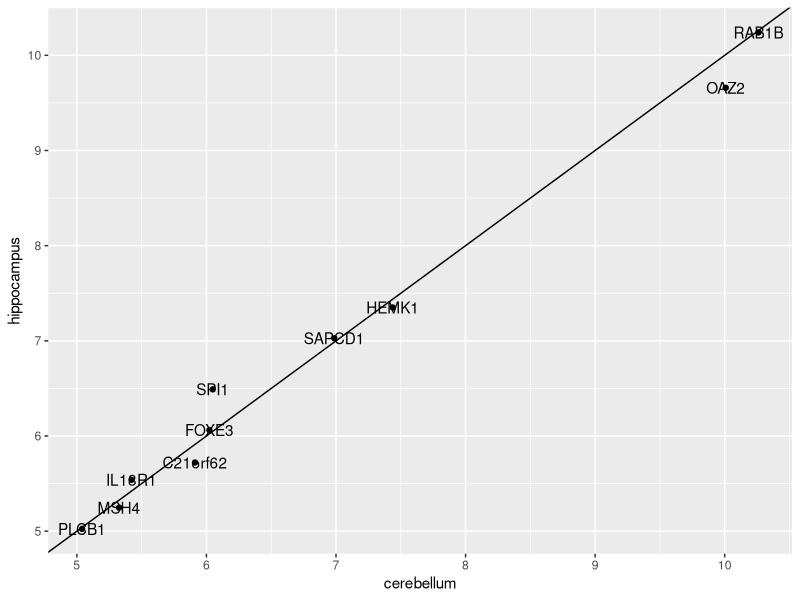
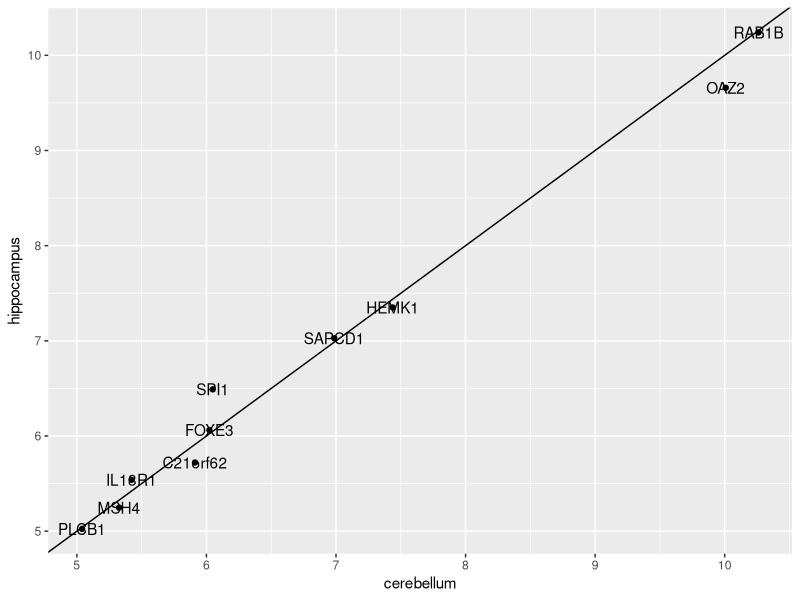
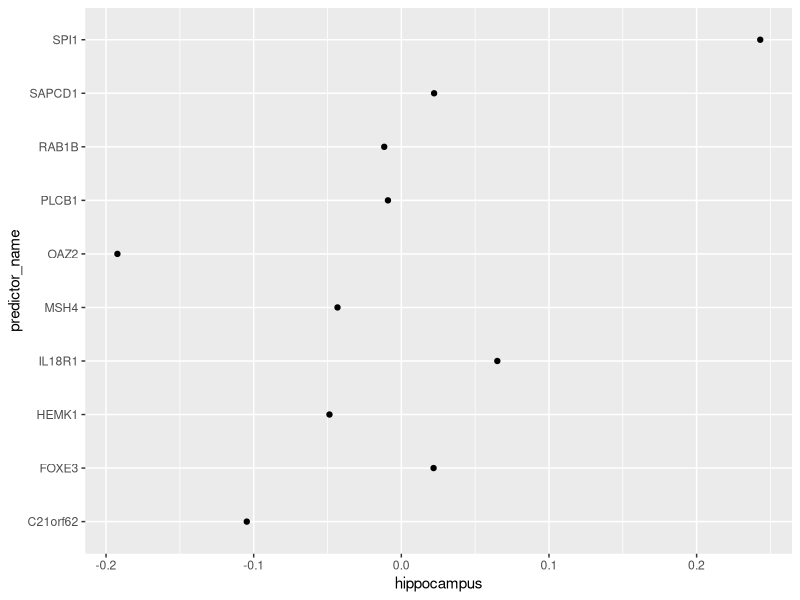
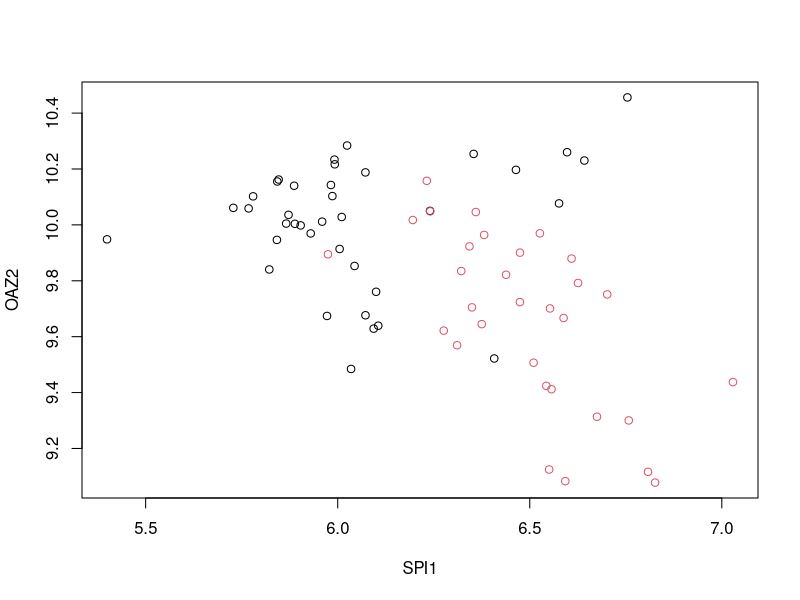

Here is the R script that generated these plots, in order:
#Generative Models
library(dslabs)
library(caret)
library(tidyverse)
data("tissue_gene_expression")

# set.seed(1993) #if using R 3.5 or earlier
set.seed(1993, sample.kind="Rounding") # if using R 3.6 or later
ind <- which(tissue_gene_expression$y %in% c("cerebellum", "hippocampus"))
y <- droplevels(tissue_gene_expression$y[ind])
x <- tissue_gene_expression$x[ind, ]
x <- x[, sample(ncol(x), 10)]

#Q1
#What is the accuracy? (LDA)
fit_lda <- train(x, y, method = "lda")
fit_lda$results["Accuracy"]

#Q2
#Which TWO genes appear to be driving the algorithm (i.e. the two genes with the highest means)?
t(fit_lda$finalModel$means) %>% data.frame() %>%
  mutate(predictor_name = rownames(.)) %>%
  ggplot(aes(cerebellum, hippocampus, label = predictor_name)) +
  geom_point() +
  geom_text() +
  geom_abline()

# predictor Name:
# - PLCB1
# - RAB1B [X]
# - MSH4
# - OAZ2 [X]
# - SPI1
# - SAPCD1
# - HEMK1

#Q3
#same as Q1, but with QDA Accuracy
library(dslabs)      
library(caret)
data("tissue_gene_expression")

set.seed(1993) #set.seed(1993, sample.kind="Rounding") if using R 3.6 or later
ind <- which(tissue_gene_expression$y %in% c("cerebellum", "hippocampus"))
y <- droplevels(tissue_gene_expression$y[ind])
x <- tissue_gene_expression$x[ind, ]
x <- x[, sample(ncol(x), 10)]

fit_qda <- train(x, y, method = "qda")
fit_qda$results["Accuracy"]

#Q4
#Which TWO genes drive the algorithm when using QDA instead of LDA (i.e. the two genes with the highest means)?
t(fit_qda$finalModel$means) %>% data.frame() %>%
  mutate(predictor_name = rownames(.)) %>%
  ggplot(aes(cerebellum, hippocampus, label = predictor_name)) +
  geom_point() +
  geom_text() +
  geom_abline()

#Predictor Name:
# - PLCB1
# - RAB1B [X]
# - MSH4
# - OAZ2 [X]
# - SPI1
# - SAPCD1
# - HEMK1

#Q5
#Which TWO genes drive the algorithm after performing the scaling?
fit_lda <- train(x, y, method = "lda", preProcess = "center")
fit_lda$results["Accuracy"]
t(fit_lda$finalModel$means) %>% data.frame() %>%
  mutate(predictor_name = rownames(.)) %>%
  ggplot(aes(predictor_name, hippocampus)) +
  geom_point() +
  coord_flip()

d <- apply(fit_lda$finalModel$means, 2, diff)
ind <- order(abs(d), decreasing = TRUE)[1:2]
plot(x[, ind], col = y)

#Answer
# - C21orf62
# - PLCB1
# - RAB1B
# - MSH4
# - OAZ2 [X]
# - SPI1 [X]
# - SAPCD1
# - IL18R1

#Q6
#What is the accuracy using LDA?
library(dslabs)      
library(caret)
data("tissue_gene_expression")

# set.seed(1993) # if using R 3.5 or earlier
set.seed(1993, sample.kind="Rounding") # if using R 3.6 or later
y <- tissue_gene_expression$y
x <- tissue_gene_expression$x
x <- x[, sample(ncol(x), 10)]

fit_lda <- train(x, y, method = "lda", preProcess = c("center"))
fit_lda$results["Accuracy"]
